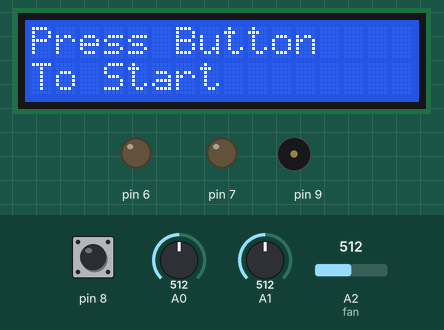
Simulated run of this sketch. Board: Arduino Uno, built with avr-gcc and run on an emulated ATmega328P. Shown: 16×2 character LCD, output pins drawn as LEDs (lit = HIGH), buzzer (waves = sounding). The test bench sets the inputs (shaded band); at power-on: pin 8 HIGH, A2 (fan) = 512, A0 = 512, A1 = 512. Random numbers use the default seed unless the sketch sets one.

Above: at 1.2 s.
1.3 s: pin 8 pulled LOW for 0.15 s
At 2.1 s:
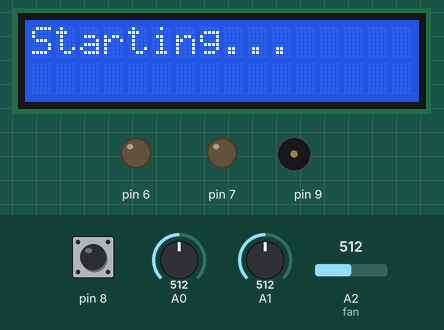
At 3.7 s:
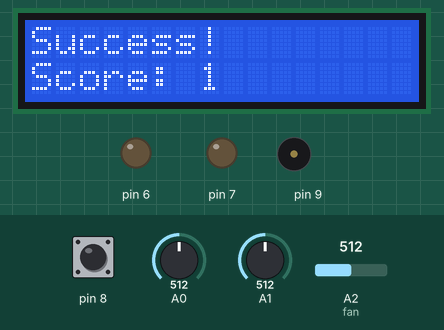
4.1 s: A2 (fan) set to 67
At 6.0 s:
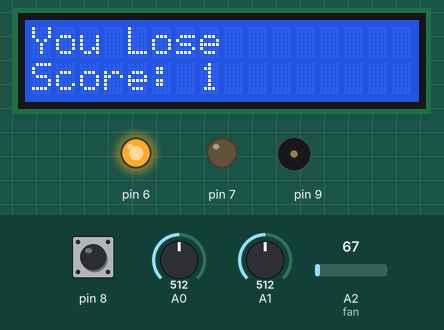
6.1 s: A2 (fan) set to 54
7.6 s: pin 8 driven LOW
10.6 s: A2 (fan) set to 70
Timing chart, 0 to 31.0 s (numbered marks = the images above; inputs shaded):
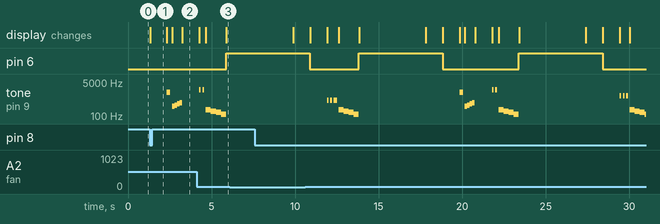

The sketch:

Bop-It.ino
```cpp
#include <LiquidCrystal_I2C.h>

//variables used in the game
LiquidCrystal_I2C lcd(0x27, 16, 2);
int score = 0;
int final_score = 0;
bool input = false;
bool playing_game = false;
bool cool_it = false;
bool slice_it = false;
bool flip_it = false;
bool press_it = false;
unsigned long threshold = 4000;

//tones for play_tone function
const int defeat_tone[] = {200, 175, 150, 125};
const unsigned long defeat_duration[] = {300, 300, 300, 300};
const int defeat_tone_size = 4;

const int victory_tone[] = {300, 225, 350, 375, -1, 375, -1, 375};
const unsigned long victory_duration[] = {150, 150, 150, 100, 50, 100, 50, 300};
const int victory_tone_size = 8;

const int success_tone[] = {300, 350, 400, 450};
const unsigned long success_duration[] = {150, 150, 150, 150};
const int success_tone_size = 4;

//don't end up using these cool_tone, button_tone, slide_tone, flip_tone
const int cool_tone[] = {500, -1, 500};
const unsigned long cool_duration[] = {100, 100, 100};
const int cool_tone_size = 3;

const int button_tone[] = {-1, 200, -1};
const unsigned long button_duration[] = {100, 100, 100};
const int button_tone_size = 3;

const int slide_tone[] = {150, 200, 250, 300, 350, 400};
const unsigned long slide_duration[] = {50, 50, 50, 50, 50, 50};
const int slide_tone_size = 6;

const int flip_tone[] = {150, 200, 250, 300, 350, 400};
const unsigned long flip_duration[] = {50, 50, 50, 50, 50, 50};
const int flip_tone_size = 6;


//when succesful input
void success(){
  lcd.clear();
 // digitalWrite(6, HIGH);
  play_tone(success_tone, success_duration, success_tone_size);
  lcd.setCursor(0,0);
  lcd.print("Success!");
  lcd.setCursor(0, 1);
  lcd.print("Score: ");
  score++; //increase score
  lcd.print(score);
  if(score == 99){ // if the user reaches 99, they win
    lcd.clear();
    lcd.setCursor(0,0);
    lcd.print("You Win!");
    digitalWrite(7, HIGH); // turn on green led
    play_tone(victory_tone, victory_duration, victory_tone_size);
    playing_game == false; //reset
    threshold = 4000; //reset
    score = 0;
    delay(4000);
  }
}

//when incorrect input, player loses
void incorrect(){
  final_score = score;
  lcd.clear();
  play_tone(defeat_tone, defeat_duration, defeat_tone_size);
  digitalWrite(6, HIGH); //turn on red led
  lcd.print("You Lose");
  lcd.setCursor(0, 1);
  lcd.print("Score: ");
  lcd.print(final_score);
  delay(4000);
  score = 0; //reset
  playing_game = false; //reset
  threshold = 4000; //reset
  lcd.clear();
}

// if a slice is detected return true
bool sliced(float vPotStart)
{
  float newV = analogRead(A0);
  if(abs(newV - vPotStart) > 100) //change is greater than 100
  {
    return true;
  }
  else
  {
    return false;
  }

}

//if a flip is detected return true
bool flipped(float flipVoltage)
{
  float newVoltage = analogRead(A1);

  if(abs(newVoltage - flipVoltage) > 200) //change greater than 200
  {
    return true;
  }
  else
    return false;

}

//button is pushed return true
bool pushedButton()
{
  return !digitalRead(8);
}

// if the fan detects a voltage, return true
bool fanOn()
{
  return analogRead(A2)>60; //change greater than 60
}

// will play the arrays of sounds using the sound duration and size
void play_tone(int sounds[], unsigned long duration[], int size){
  //unsigned long last_tone_start = millis();
  int current_tone = 0;

  while (current_tone >= 0 && current_tone < size) {
    tone(9, sounds[current_tone], duration[current_tone]);
    delay(duration[current_tone]);
    noTone(9);
    current_tone++;
  }
}

//slicetone, fliptone, stacktone, cooltone are used when that action needs to be preformed
void sliceTone()
{
  tone(9, 1000);
  delay(100);
  noTone(9);
  delay(100);
  tone(9,1000);
  delay(100);
  noTone(9);
  delay(100);
  tone(9,1000);
  delay(100);
  noTone(9);

}

void flipTone()
{
  tone(9, 2000);
  delay(100);
  noTone(9);
  delay(100);
  tone(9,2000);
  delay(100);
  noTone(9);

}

void stackTone()
{
  tone(9, 600);
  delay(100);
  noTone(9);
  delay(100);
  tone(9,600);
  delay(100);
  noTone(9);
  delay(100);
  tone(9,600);
  delay(100);
  noTone(9);
  tone(9, 600);
  delay(100);
  noTone(9);

}

void coolTone()
{
  tone(9, 1500);
  delay(200);
  noTone(9);

}


//sets up ardunio
void setup() {
  // put your setup code here, to run once:
  Serial.begin(9600);
  lcd.init();
  lcd.backlight();
  lcd.clear();

  randomSeed(analogRead(A3));


  pinMode(A2, INPUT);
  pinMode(A1, INPUT);
  pinMode(A0, INPUT);
  pinMode(8, INPUT_PULLUP);
  pinMode(7, OUTPUT);
  pinMode(6, OUTPUT);


}

void loop() {

  //resets leds
  digitalWrite(6, LOW);
  digitalWrite(7, LOW);

  //waits for user to press button to start game
  while(playing_game == false){
    if((digitalRead(8) == HIGH)){
      lcd.setCursor(0,0);
      lcd.print("Press Button");
      lcd.setCursor(0,1);
      lcd.print("To Start");
    }
    else if(digitalRead(8) == LOW){
      playing_game = true;
      lcd.clear();
      lcd.setCursor(0,0);
      lcd.print("Starting...");
      delay(1000);
    }
  }

  //if playing game
  while(playing_game){
    float vPotStart = analogRead(A0);
    float flipVoltage = analogRead(A1);

    //chooses an action for user to perform
    int number = round(random(1,5)); // random input
    int action = -1; //action needed
    int condition = 0; // if action met, condition 1, else condition -1, 0 defalut value

    lcd.clear();
    if(number == 1){
      action = 1; //button input
      lcd.print("Stack It");
      stackTone();
    }
    else if(number == 2){
      action = 2; //slider input
      lcd.print("Slice It");
      sliceTone();
    }
    else if(number == 3){
      action = 3; // rotary decoder input
      lcd.print("Flip It");
      flipTone();
    }
    else{
      action = 4; // pressure sensor input
      lcd.print("Cool It");
      coolTone();
    }

    bool cool_it = false;
    bool slice_it = false;
    bool flip_it = false;
    bool press_it = false;

    //time that has passed in the game
    unsigned long start_time = millis();

  //if there isn't an input detected and time hasn't run out
    while(!input && ((millis() - start_time) < threshold)){

      //true if flip is detected(input is previous position of potentiometer)
      if(flipped(flipVoltage)){
        //lcd.clear();
       // lcd.print("Flip");
        flip_it = true;
        input = true;
        //play_tone(flip_tone, flip_duration, flip_tone_size);
       // delay(10000);
      }

      //true if slice is detected(input is previous position of potentiometer)
      if(sliced(vPotStart)){
        //lcd.clear();
       // lcd.print("Sliced");
        slice_it = true;
        input = true;
       //play_tone(slide_tone, slide_duration, slide_tone_size);
       // delay(10000);
      }
      ///true if fan voltage detected
      else if(fanOn()){
       // lcd.clear();
      //  lcd.print("Fan");
        cool_it = true;
        input = true;
       // play_tone(cool_tone, cool_duration, cool_tone_size);
      //  delay(10000);
      }
      //turn if button is pushed
      else if(pushedButton()){
       // lcd.clear();
       // lcd.print("Stacked");
        press_it = true;
        input = true;
        //play_tone(button_tone, button_duration, button_tone_size);
       // delay(10000);
      }
      delay(100);
    }

    //decreases the threshold
    threshold = threshold - 50;
    if (threshold < 650){
      threshold = 650; // threshold limit
    }

  // if no input and time runs out
    if(input == false){
      incorrect();
      delay(1000);
    }
    // if input is detected it matches the action
    if((flip_it && (action == 3)) || (slice_it && (action == 2)) || (press_it && (action == 1)) || (cool_it && (action == 4))){
      success();
      delay(1000);
    }
    //if input is detected but wrong input
    else if(input == true){
      incorrect();
      delay(1000);
    }
    //resets for next incoming input
    input = false;
  }

  //Code below here is protyped code
  //}

  // put your main code here, to run repeatedly:
  /*
  if(!digitalRead(8) && playing_game == false){
    playing_game = true;
    lcd.clear();
    lcd.print("Starting game . . .");
    delay(1000);
  }
  else if(playing_game == false){
    lcd.setCursor(0,0);
    lcd.print("Press Button");
    lcd.setCursor(0,1);
    lcd.print("To Start");
  }


  while(playing_game){
    */
    /*
    float vPotStart = analogRead(A0);
    float flipVoltage = analogRead(A1);


    int number = random(1,5); // random input
    int action = -1; //action needed
    int condition = 0; // if action met, condition 1, else condition -1, 0 defalut value

    if(number == 1){
      action = 1; //button input
    }
    else if(number == 2){
      action = 2; //slider input
    }
    else if(number == 3){
      action = 3; // rotary decoder input
    }
    else{
      action = 4; // pressure sensor input
    }


    if(action == 1){
        lcd.clear();
        lcd.print("Stack it!");
        delay(200);
        while(!input){
          if(flipped(flipVoltage)){
            lcd.clear();
            lcd.print("Flip");
            condition = -1;
            input = true;
            play_tone(flip_tone, flip_duration, flip_tone_size);
            delay(500);
          }
          else if(sliced(vPotStart)){
            lcd.clear();
            lcd.print("Sliced");
            condition = -1;
            input = true;
            play_tone(slide_tone, slide_duration, slide_tone_size);
            delay(500);
          }
          else if(fanOn()){
            lcd.clear();
            lcd.print("Fan");
            condition = -1;
            input = true;
            play_tone(cool_tone, cool_duration, cool_tone_size);
            delay(500);

          }
          else if(pushedButton()){
            lcd.clear();
            lcd.print("Stacked");
            condition = 1;
            input = true;
            play_tone(button_tone, button_duration, button_tone_size);
            delay(500);
          }
          delay(200);
        }
        //TODO: check correct sensor is pushed and not other sensors
    }
    else if(action == 2){
      lcd.clear();
      lcd.print("Slice it!");
      delay(200);
        while(!input){
          if(flipped(flipVoltage)){
            lcd.clear();
            lcd.print("Flip");
            condition = -1;
            input = true;
            play_tone(flip_tone, flip_duration, flip_tone_size);
            delay(500);
          }
          else if(sliced(vPotStart)){
            lcd.clear();
            lcd.print("Sliced");
            condition = 1;
            input = true;
            play_tone(slide_tone, slide_duration, slide_tone_size);
            delay(500);
          }
          else if(fanOn()){
            lcd.clear();
            lcd.print("Fan");
            condition = -1;
            input = true;
            play_tone(cool_tone, cool_duration, cool_tone_size);
            delay(500);

          }
          else if(pushedButton()){
            lcd.clear();
            lcd.print("Stacked");
            condition = -1;
            input = true;
            play_tone(button_tone, button_duration, button_tone_size);
            delay(500);
          }
          delay(200);
        }

      //TODO: check correct sensor is pushed and not other sensors
    }
    else if(action == 3){
      lcd.clear();
      lcd.print("Flip it!");
      delay(200);
        while(!input){
          if(flipped(flipVoltage)){
            lcd.clear();
            lcd.print("Flip");
            condition = 1;
            input = true;
            play_tone(flip_tone, flip_duration, flip_tone_size);
            delay(500);
          }
          else if(sliced(vPotStart)){
            lcd.clear();
            lcd.print("Sliced");
            condition = -1;
            input = true;
            play_tone(slide_tone, slide_duration, slide_tone_size);
            delay(500);
          }
          else if(fanOn()){
            lcd.clear();
            lcd.print("Fan");
            condition = -1;
            input = true;
            play_tone(cool_tone, cool_duration, cool_tone_size);
            delay(500);
          }
          else if(pushedButton()){
            lcd.clear();
            lcd.print("Stacked");
            condition = -1;
            input = true;
            play_tone(button_tone, button_duration, button_tone_size);
            delay(500);
          }
          delay(200);
        }
      //TODO: check correct sensor is pushed and not other sensors
    }
    else if(action == 4){
      lcd.clear();
      lcd.print("Cool it!");
      delay(200);
        while(!input){
          if(flipped(flipVoltage)){
            lcd.clear();
            lcd.print("Flip");
            condition = -1;
            input = true;
            play_tone(flip_tone, flip_duration, flip_tone_size);
            delay(500);
          }
          else if(sliced(vPotStart)){
            lcd.clear();
            lcd.print("Sliced");
            condition = -1;
            input = true;
            play_tone(slide_tone, slide_duration, slide_tone_size);
            delay(500);
          }
          else if(fanOn()){
            lcd.clear();
            lcd.print("Cooled it");
            condition = 1;
            input = true;
            play_tone(cool_tone, cool_duration, cool_tone_size);
            delay(500);
          }
          else if(pushedButton()){
            lcd.clear();
            lcd.print("Pushed");
            condition = -1;
            input = true;
            play_tone(button_tone, button_duration, button_tone_size);
            delay(500);
          }
          delay(500);
        }

      //TODO: check correct sensor is pushed and not other sensors
    }

    if(condition == 1){
      success();
      play_tone(success_tone, success_duration, success_tone_size);
    }
    else if(condition == -1){
      play_tone(defeat_tone, defeat_duration, defeat_tone_size);
      incorrect();
      playing_game = false;
    }
    input = false;
 // }
 */

}
```

Measured:
- after the input at 1.3 s, tone on pin 9: plays 1500 Hz for 0.20 s, 300 Hz for 0.15 s, 350 Hz for 0.15 s, 400 Hz for 0.15 s, 450 Hz for 0.15 s, starting after 1.0 s; the display: changes at once (image 1)
- after the input at 6.1 s, every drawn part: stays the same
